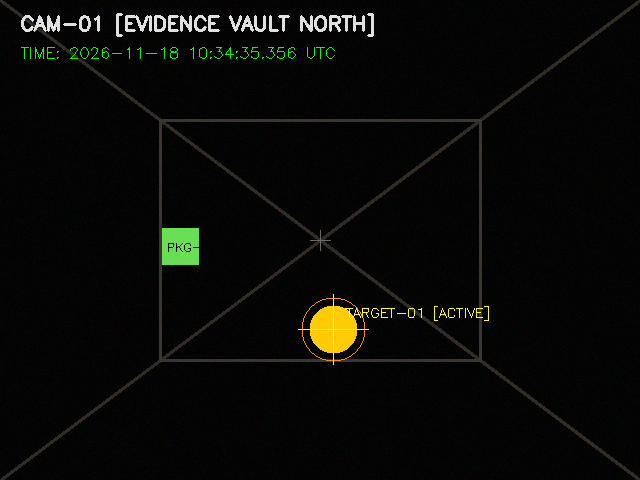
#> input picture evidence/frames/frame_000001.png, 640 x 480 px; its folder holds only this picture in this run
$ python -i masking_detector.py   (imports and definitions only)   (older library calls are emulated)
#> lines starting #> are read from the running program, lines starting #| are printed output that depends on the picture; after the words box and inside, x2 and y2 are one past the last pixel; in counts of white or black regions, pixels touching at a corner belong together
"""
Masking Detection Engine for Video Surveillance Forensics.
Detects:
1. Camera Lens Occlusion (Physical masking: covered lens, spray, tape, blackout, severe blinding)
2. Digital Occlusion Box Masking (Pasted solid/semi-solid black/gray/white redaction boxes)
3. Static Background Patch Cloning (Frozen inpainting masks covering movement)
Computes exact bounding boxes, mask coverage ratio, and confidence scores.
"""

import cv2
import numpy as np
from dataclasses import dataclass, field
from typing import List, Tuple, Optional, Dict, Any


@dataclass
class MaskingResult:
    is_masked: bool
    mask_type: str  # "NONE", "LENS_OCCLUSION", "DIGITAL_BOX_MASK", "STATIC_PATCH_CLONE", "BLUR_MASK"
    confidence: float  # 0.0 to 1.0
    bounding_boxes: List[Tuple[int, int, int, int]] = field(default_factory=list)  # (x, y, w, h)
    mask_area_ratio: float = 0.0  # Fraction of frame covered by mask (0.0 to 1.0)
    details: str = "No masking detected"
    annotated_frame: Optional[np.ndarray] = None


class MaskingDetector:
    """
    Forensic Computer Vision engine specializing in video masking and occlusion detection.
    Works standalone on raw video or in conjunction with SHA-256 cryptographic hash chains.
    """

    def __init__(
        self,
        min_box_area_ratio: float = 0.015,  # At least 1.5% of frame area
        max_box_area_ratio: float = 0.80,   # Up to 80% of frame area
        min_rectangular_extent: float = 0.78, # Area / (bw * bh) ratio
        lens_occlusion_blur_thresh: float = 10.0
    ):
        self.min_box_area_ratio = min_box_area_ratio
        self.max_box_area_ratio = max_box_area_ratio
        self.min_rectangular_extent = min_rectangular_extent
        self.lens_occlusion_blur_thresh = lens_occlusion_blur_thresh

    def detect_lens_occlusion(self, frame: np.ndarray) -> Tuple[bool, float, str]:
        """
        Detects complete or near-complete camera lens occlusion:
        - Hand/cloth/tape placed over camera
        - Spray paint on lens
        - Complete darkness (blackout) or extreme overexposure (blinding flashlight)
        """
        h, w, _ = frame.shape
        gray = cv2.cvtColor(frame, cv2.COLOR_BGR2GRAY)

        mean_val = float(np.mean(gray))
        std_val = float(np.std(gray))

        # Blackout occlusion (e.g. tape or hand blocking light completely)
        if mean_val < 28.0 and std_val < 16.0:
            return True, 0.98, "Lens Blackout / Covered Camera (Near-zero dynamic range)"

        # Whiteout / Blinding flash occlusion
        if mean_val > 235.0 and std_val < 18.0:
            return True, 0.95, "Lens Whiteout / Camera Blinding (Overexposure occlusion)"

        # Severe Defocus / Extreme Obstruction / Tape over lens (Laplacian variance)
        lap_var = float(cv2.Laplacian(gray, cv2.CV_64F).var())
        if lap_var < self.lens_occlusion_blur_thresh and std_val < 18.0:
            return True, 0.92, f"Lens Occlusion / Extreme Obstruction (Laplacian variance: {lap_var:.2f})"

        # Low variance flat surface covering camera (e.g., paper/finger)
        if std_val < 8.0 and (mean_val < 60.0 or mean_val > 180.0):
            return True, 0.90, "Lens Occlusion (Uniform flat surface covering lens)"

        return False, 0.0, "Lens clear"

    def detect_digital_box_masking(
        self, frame: np.ndarray
    ) -> Tuple[bool, List[Tuple[int, int, int, int]], float, float, str]:
        """
        Detects digital occlusion boxes (solid or near-solid rectangular redaction masks)
        pasted onto video frames to obscure people, vehicles, or timestamps.
        Uses local variance analysis and rectangular compactness.
        """
        h, w, _ = frame.shape
        total_pixels = h * w
        gray = cv2.cvtColor(frame, cv2.COLOR_BGR2GRAY)

        # 1. Compute local variance in 5x5 sliding window
        mean = cv2.blur(gray, (5, 5))
        sqr_mean = cv2.blur(gray**2, (5, 5))
        var = np.maximum(0, sqr_mean - mean**2)

        # Digital masks (blackout, solid gray, whiteout, red boxes) are spatially flat (var < 6.0)
        flat_mask = (var < 6.0).astype(np.uint8) * 255
        kernel = cv2.getStructuringElement(cv2.MORPH_RECT, (3, 3))
        flat_mask = cv2.morphologyEx(flat_mask, cv2.MORPH_CLOSE, kernel)

        n_labels, labels, stats, centroids = cv2.connectedComponentsWithStats(flat_mask)

        detected_boxes = []
        total_masked_area = 0

        for i in range(1, n_labels):
            area = stats[i, cv2.CC_STAT_AREA]
            area_ratio = area / total_pixels

            if area_ratio < self.min_box_area_ratio or area_ratio > self.max_box_area_ratio:
                continue

            bx = stats[i, cv2.CC_STAT_LEFT]
            by = stats[i, cv2.CC_STAT_TOP]
            bw = stats[i, cv2.CC_STAT_WIDTH]
            bh = stats[i, cv2.CC_STAT_HEIGHT]

            # Aspect ratio check (not extreme 1-pixel line)
            aspect = float(bw) / bh if bh > 0 else 0
            if aspect < 0.20 or aspect > 5.0:
                continue

            # Rectangular compactness check: A digital box fills > 78% of its bounding rect
            extent = float(area) / (bw * bh)
            if extent < self.min_rectangular_extent:
                continue

            # Ensure bounding box is not touching all 4 boundaries (which would be full-frame)
            if bw >= (w - 10) and bh >= (h - 10):
                continue

            detected_boxes.append((bx, by, bw, bh))
            total_masked_area += (bw * bh)

        if detected_boxes:
            mask_ratio = min(1.0, total_masked_area / total_pixels)
            confidence = min(0.99, 0.80 + (mask_ratio * 0.3))
            details = f"Detected {len(detected_boxes)} digital occlusion mask(s) covering {mask_ratio*100:.1f}% of frame"
            return True, detected_boxes, mask_ratio, confidence, details

        return False, [], 0.0, 0.0, "No digital box masks detected"

    def detect_static_patch_masking(
        self, prev_frame: np.ndarray, curr_frame: np.ndarray
    ) -> Tuple[bool, List[Tuple[int, int, int, int]], float, str]:
        """
        Detects static background cloning / inpainting:
        An attacker copies a static background block across frames to conceal movement.
        """
        if prev_frame is None or curr_frame is None:
            return False, [], 0.0, "Prior frame not available"

        diff = cv2.absdiff(prev_frame, curr_frame)
        diff_gray = cv2.cvtColor(diff, cv2.COLOR_BGR2GRAY)
        h, w = diff_gray.shape

        global_diff_mean = float(np.mean(diff_gray))
        if global_diff_mean < 1.0:
            return False, [], 0.0, "Entire frame static"

        zero_diff_mask = (diff_gray == 0).astype(np.uint8) * 255
        kernel = cv2.getStructuringElement(cv2.MORPH_RECT, (9, 9))
        clean_mask = cv2.morphologyEx(zero_diff_mask, cv2.MORPH_OPEN, kernel)

        contours, _ = cv2.findContours(clean_mask, cv2.RETR_EXTERNAL, cv2.CHAIN_APPROX_SIMPLE)
        static_patches = []
        for cnt in contours:
            area = cv2.contourArea(cnt)
            if area > (h * w * 0.03):
                x, y, bw, bh = cv2.boundingRect(cnt)
                static_patches.append((x, y, bw, bh))

        if static_patches and global_diff_mean > 4.0:
            details = f"Detected {len(static_patches)} unnatural static clone patch(es) amidst scene movement"
            return True, static_patches, 0.85, details

        return False, [], 0.0, "No static patch cloning detected"

    def analyze_frame_masking(
        self,
        frame: np.ndarray,
        prev_frame: Optional[np.ndarray] = None
    ) -> MaskingResult:
        """
        Executes complete multi-angle masking analysis on an individual frame.
        """
        annotated = frame.copy()
        h, w, _ = frame.shape

        # 1. Lens Occlusion Check
        is_lens, lens_conf, lens_msg = self.detect_lens_occlusion(frame)
        if is_lens:
            cv2.rectangle(annotated, (10, 10), (w - 10, h - 10), (0, 0, 255), 4)
            cv2.putText(annotated, f"ALERT: {lens_msg.upper()}", (20, 50),
                        cv2.FONT_HERSHEY_SIMPLEX, 0.65, (0, 0, 255), 2)
            return MaskingResult(
                is_masked=True,
                mask_type="LENS_OCCLUSION",
                confidence=lens_conf,
                bounding_boxes=[(0, 0, w, h)],
                mask_area_ratio=1.0,
                details=lens_msg,
                annotated_frame=annotated
            )

        # 2. Digital Occlusion Box Check
        is_box, boxes, box_ratio, box_conf, box_msg = self.detect_digital_box_masking(frame)
        if is_box:
            for (bx, by, bw, bh) in boxes:
                # Highlight detected mask in bright red with yellow border
                cv2.rectangle(annotated, (bx, by), (bx + bw, by + bh), (0, 0, 255), 3)
                cv2.rectangle(annotated, (bx, by), (bx + bw, by + bh), (0, 255, 255), 1)
                cv2.putText(annotated, f"DIGITAL MASK DETECTED ({bw}x{bh})",
                            (bx, max(20, by - 8)),
                            cv2.FONT_HERSHEY_SIMPLEX, 0.5, (0, 0, 255), 2)

            return MaskingResult(
                is_masked=True,
                mask_type="DIGITAL_BOX_MASK",
                confidence=box_conf,
                bounding_boxes=boxes,
                mask_area_ratio=box_ratio,
                details=box_msg,
                annotated_frame=annotated
            )

        # 3. Static Background Clone Patch Check
        if prev_frame is not None:
            is_patch, patches, patch_conf, patch_msg = self.detect_static_patch_masking(prev_frame, frame)
            if is_patch:
                for (px, py, pw, ph) in patches:
                    cv2.rectangle(annotated, (px, py), (px + pw, py + ph), (255, 0, 255), 3)
                    cv2.putText(annotated, "STATIC CLONE PATCH", (px, max(20, py - 8)),
                                cv2.FONT_HERSHEY_SIMPLEX, 0.5, (255, 0, 255), 2)
                return MaskingResult(
                    is_masked=True,
                    mask_type="STATIC_PATCH_CLONE",
                    confidence=patch_conf,
                    bounding_boxes=patches,
                    mask_area_ratio=sum([pw * ph for _, _, pw, ph in patches]) / (h * w),
                    details=patch_msg,
                    annotated_frame=annotated
                )

        return MaskingResult(
            is_masked=False,
            mask_type="NONE",
            confidence=0.0,
            bounding_boxes=[],
            mask_area_ratio=0.0,
            details="No masking or lens occlusion detected. Frame visually uncompromised.",
            annotated_frame=annotated
        )

>>> import cv2
>>> picture = cv2.imread('../evidence/frames/frame_000001.png')
#> picture is the input picture: shape (480, 640, 3); mean B, G, R 6.8, 9.6, 9
>>> result = MaskingDetector().analyze_frame_masking(picture)
#> in detect_lens_occlusion, `gray = cv2.cvtColor(frame, cv2.COLOR_BGR2GRAY)`:
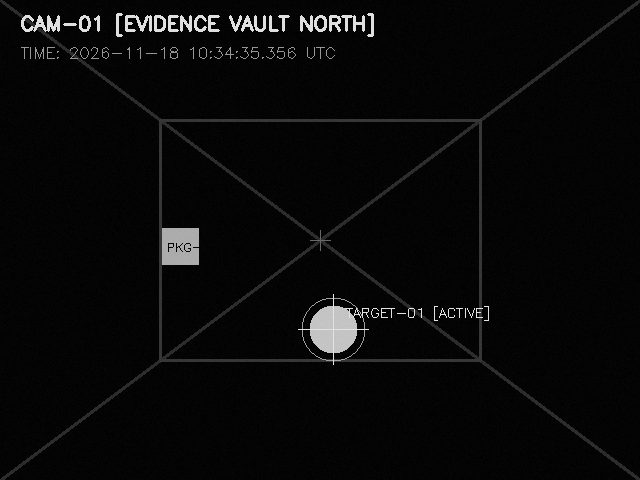
#> gray: shape (480, 640); min 0, max 227, mean 9.1
#> in detect_lens_occlusion, `mean_val = float(np.mean(gray))`: mean_val = 9.09
#> in detect_lens_occlusion, `std_val = float(np.std(gray))`: std_val = 29.85
#> in detect_lens_occlusion, `lap_var = float(cv2.Laplacian(gray, cv2.CV_64F).var())`: lap_var = 2421.4
#> in analyze_frame_masking, `is_lens, lens_conf, lens_msg = self.detect_lens_occlusion(frame)`: is_lens = False; lens_conf = 0; lens_msg = 'Lens clear'
#> in detect_digital_box_masking, `mean = cv2.blur(gray, (5, 5))`:
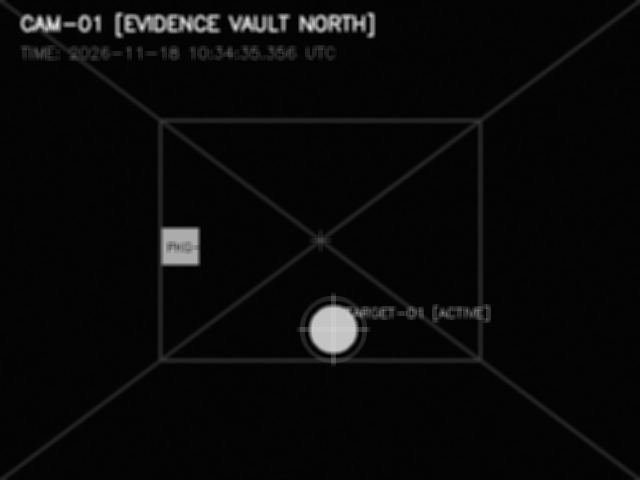
#> mean: shape (480, 640); min 2, max 224, mean 9.1
#> in detect_digital_box_masking, `sqr_mean = cv2.blur(gray**2, (5, 5))`:
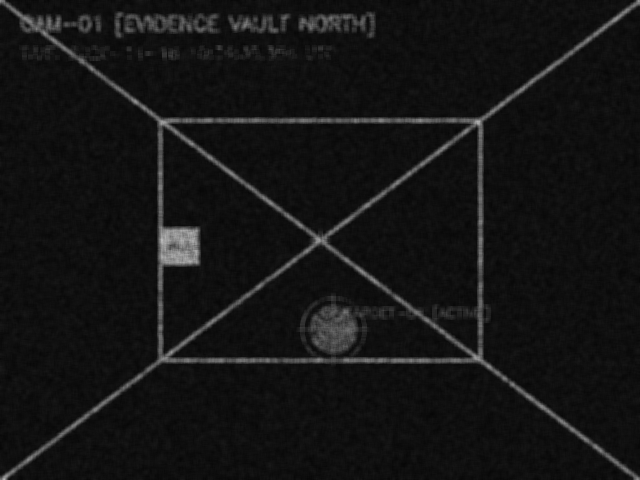
#> sqr_mean: shape (480, 640); min 6, max 187, mean 20.3
#> in detect_digital_box_masking, `var = np.maximum(0, sqr_mean - mean**2)`:
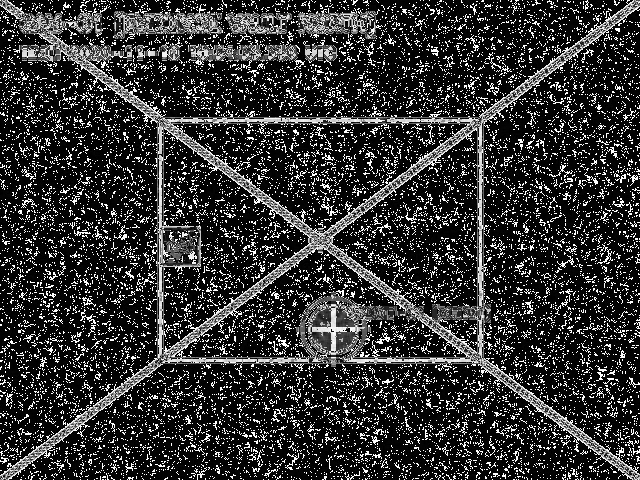
#> var: shape (480, 640); min 0, max 255, mean 52
#> in detect_digital_box_masking, `flat_mask = (var < 6.0).astype(np.uint8) * 255`:
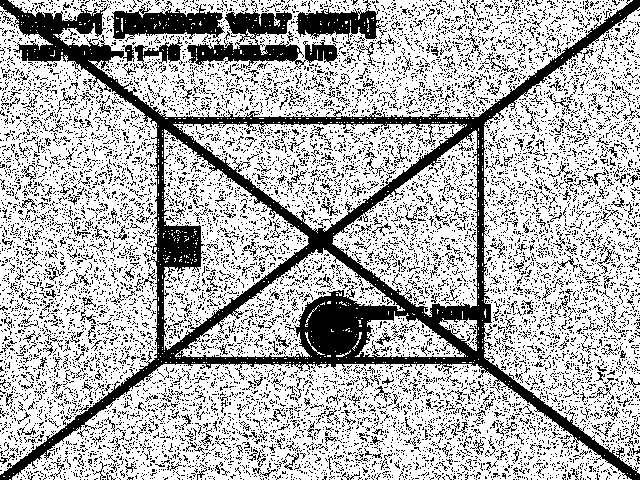
#> flat_mask: shape (480, 640); 70.3% white; 11481 black regions (11114 under 20 px), largest, box (x1, y1, x2, y2) and area: (0, 0, 640, 480) 33463, (187, 10, 338, 69) 3456, (111, 3, 225, 42) 2353
#> in detect_digital_box_masking, `flat_mask = cv2.morphologyEx(flat_mask, cv2.MORPH_CLOSE, kernel)`:
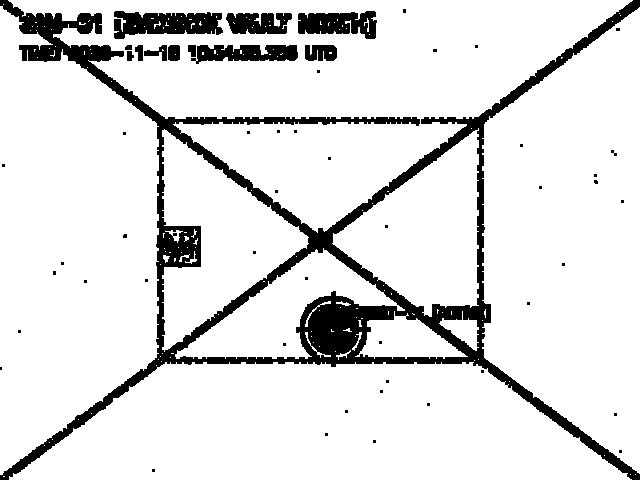
#> flat_mask: shape (480, 640); 88.1% white; 54 black regions (42 under 20 px), largest, box (x1, y1, x2, y2) and area: (0, 0, 640, 480) 28709, (114, 11, 223, 39) 2138, (298, 11, 377, 39) 1559
#> in detect_digital_box_masking, `n_labels, labels, stats, centroids = cv2.connectedComponentsWithStats(..`:
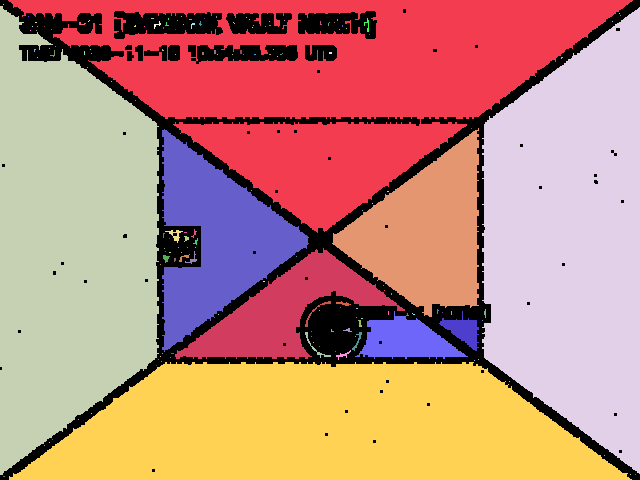
#> labels: shape (480, 640) int32; 159 distinct labels, from 0 to 158; one colour per label, 0 black
#> in detect_digital_box_masking, `n_labels, labels, stats, centroids = cv2.connectedComponentsWithStats(..`: n_labels = 159; stats = 159 rows, first 6: [0, 0, 640, 480, 36407], [8, 0, 625, 233, 62672], [3, 4, 1, 1, 1], [0, 6, 159, 469, 54651], [482, 7, 158, 467, 54553], [619, 13, 1, 1, 1]; centroids = 159 pairs, first value 3 to 635, second value 4 to 476
#> the loop in detect_digital_box_masking, `for i in range(1, n_labels):` made 158 passes
#> (area, area_ratio) on pass 17: (27, 8.79e-05)
#> after the loop in detect_digital_box_masking, `for i in range(1, n_labels):`: detected_boxes = []; total_masked_area = 0
#> in analyze_frame_masking, `is_box, boxes, box_ratio, box_conf, box_msg = self.detect_digital_box_..`: is_box = False; boxes = []; box_ratio = 0; box_msg = 'No digital box masks detected'

$ run again, on evidence/frames/frame_000002.png
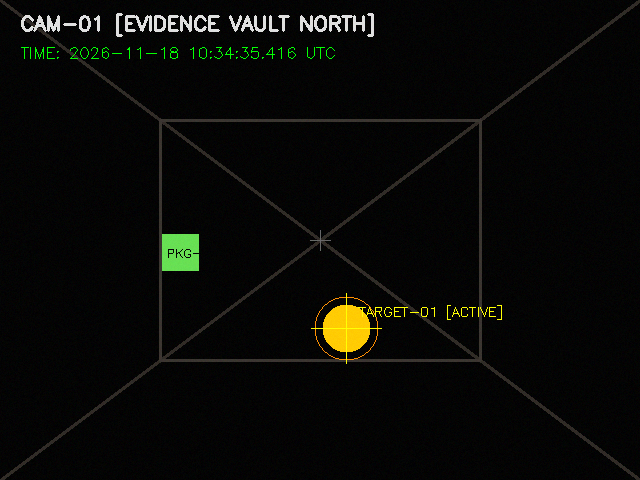
#> input picture evidence/frames/frame_000002.png, 640 x 480 px
#> picture is the input picture: shape (480, 640, 3); mean B, G, R 6.8, 9.6, 9
#> mean_val = 9.09
#> std_val = 29.84
#> lap_var = 2410.9
#> is_lens = False; lens_conf = 0; lens_msg = 'Lens clear'
#> in detect_digital_box_masking, `flat_mask = (var < 6.0).astype(np.uint8) * 255`:
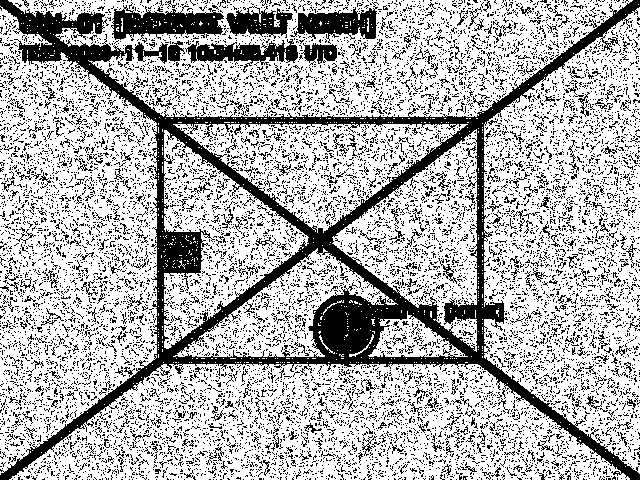
#> flat_mask: shape (480, 640); 70.2% white; 11419 black regions (10998 under 20 px), largest, box (x1, y1, x2, y2) and area: (0, 0, 640, 480) 34100, (111, 5, 224, 41) 2342, (290, 2, 379, 44) 1717
#> in detect_digital_box_masking, `n_labels, labels, stats, centroids = cv2.connectedComponentsWithStats(..`:
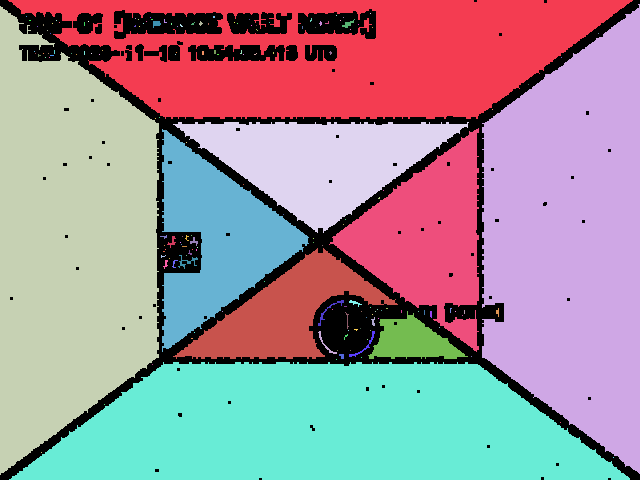
#> labels: shape (480, 640) int32; 169 distinct labels, from 0 to 168; one colour per label, 0 black
#> n_labels = 169; stats = 169 rows, first 6: [0, 0, 640, 480, 36238], [8, 0, 625, 119, 46234], [482, 4, 158, 470, 54512], [0, 6, 159, 469, 54579], [370, 13, 1, 1, 1], [336, 15, 1, 1, 1]; centroids = 169 pairs, first value 26 to 613, second value 13 to 457
#> the loop in detect_digital_box_masking, `for i in range(1, n_labels):` made 168 passes
#> (area, area_ratio) on passes 4 to 6: (1, 3.26e-06), (1, 3.26e-06), (1, 3.26e-06)
#> after the loop in detect_digital_box_masking, `for i in range(1, n_labels):`: detected_boxes = []; total_masked_area = 0
#> is_box = False; boxes = []; box_ratio = 0; box_msg = 'No digital box masks detected'

$ run again, on evidence/frames/frame_000004.png
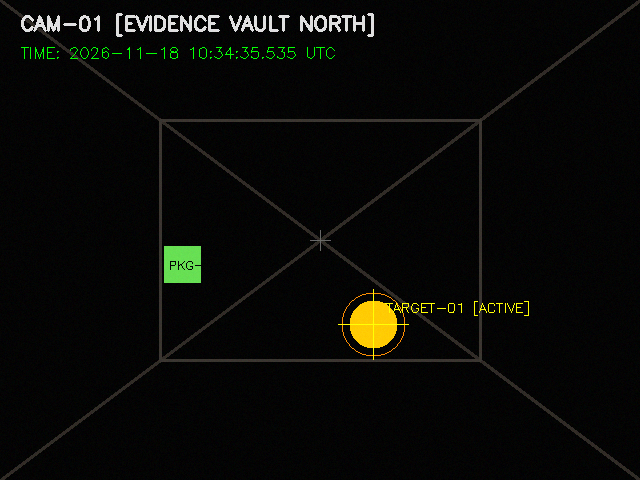
#> input picture evidence/frames/frame_000004.png, 640 x 480 px
#> picture is the input picture: shape (480, 640, 3); mean B, G, R 6.8, 9.6, 9
#> mean_val = 9.09
#> std_val = 29.85
#> lap_var = 2423.5
#> is_lens = False; lens_conf = 0; lens_msg = 'Lens clear'
#> in detect_digital_box_masking, `flat_mask = (var < 6.0).astype(np.uint8) * 255`:
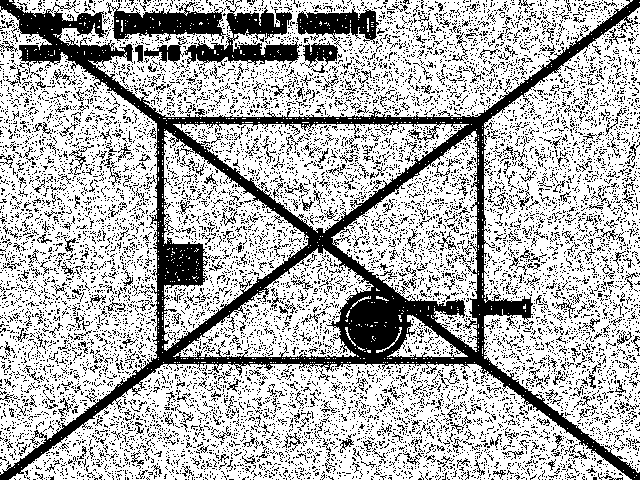
#> flat_mask: shape (480, 640); 70.2% white; 11451 black regions (11051 under 20 px), largest, box (x1, y1, x2, y2) and area: (0, 0, 640, 480) 33971, (184, 4, 302, 66) 2995, (106, 2, 226, 43) 2438
#> in detect_digital_box_masking, `n_labels, labels, stats, centroids = cv2.connectedComponentsWithStats(..`:
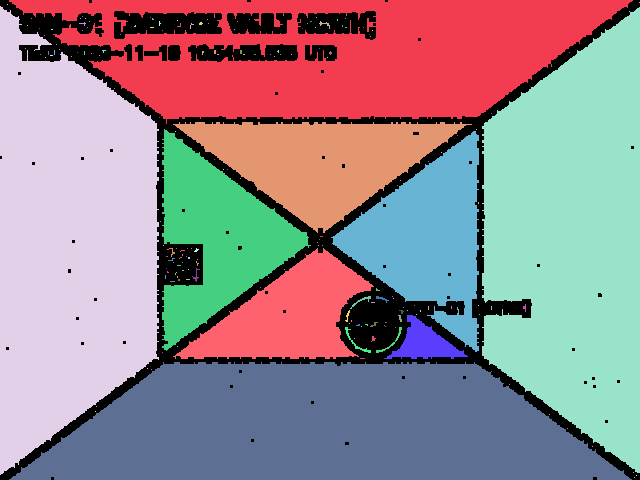
#> labels: shape (480, 640) int32; 183 distinct labels, from 0 to 182; one colour per label, 0 black
#> n_labels = 183; stats = 183 rows, first 6: [0, 0, 640, 480, 36503], [9, 0, 624, 124, 46173], [639, 2, 1, 1, 1], [7, 4, 1, 1, 1], [0, 6, 159, 469, 54609], [482, 7, 158, 466, 54123]; centroids = 183 pairs, first value 7 to 639, second value 2 to 477
#> the loop in detect_digital_box_masking, `for i in range(1, n_labels):` made 182 passes
#> (area, area_ratio) on pass 22: (25, 8.14e-05)
#> after the loop in detect_digital_box_masking, `for i in range(1, n_labels):`: detected_boxes = []; total_masked_area = 0
#> is_box = False; boxes = []; box_ratio = 0; box_msg = 'No digital box masks detected'
